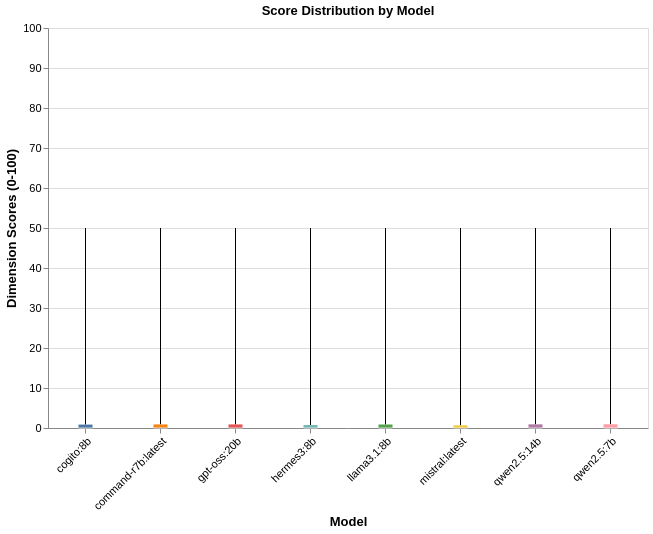

Write a Vega-Lite specification for this figure.
### Vega-Lite specification from a JSON file in a GitHub repository (floating-point values rounded to 4 significant figures)
{"$schema": "https://vega.github.io/schema/vega-lite/v5.json", "title": "Score Distribution by Model", "width": 600, "height": 400, "config": {"axis": {"labelFontSize": 11, "titleFontSize": 13}, "legend": {"labelFontSize": 11, "titleFontSize": 12}}, "data": {"values": [{"model": "qwen2.5:7b", "dimension": "revisionQuality", "score": 0}, {"model": "qwen2.5:7b", "dimension": "titleQuality", "score": 0.9261}, {"model": "qwen2.5:7b", "dimension": "contextQuality", "score": 0}, {"model": "qwen2.5:7b", "dimension": "instructionFollowing", "score": 0}, {"model": "qwen2.5:7b", "dimension": "efficiency", "score": 50}, {"model": "qwen2.5:14b", "dimension": "revisionQuality", "score": 0}, {"model": "qwen2.5:14b", "dimension": "titleQuality", "score": 0.9139}, {"model": "qwen2.5:14b", "dimension": "contextQuality", "score": 0}, {"model": "qwen2.5:14b", "dimension": "instructionFollowing", "score": 0}, {"model": "qwen2.5:14b", "dimension": "efficiency", "score": 50}, {"model": "gpt-oss:20b", "dimension": "revisionQuality", "score": 0}, {"model": "gpt-oss:20b", "dimension": "titleQuality", "score": 0.9009}, {"model": "gpt-oss:20b", "dimension": "contextQuality", "score": 0}, {"model": "gpt-oss:20b", "dimension": "instructionFollowing", "score": 0}, {"model": "gpt-oss:20b", "dimension": "efficiency", "score": 50}, {"model": "command-r7b:latest", "dimension": "revisionQuality", "score": 0}, {"model": "command-r7b:latest", "dimension": "titleQuality", "score": 0.9008}, {"model": "command-r7b:latest", "dimension": "contextQuality", "score": 0}, {"model": "command-r7b:latest", "dimension": "instructionFollowing", "score": 0}, {"model": "command-r7b:latest", "dimension": "efficiency", "score": 50}, {"model": "llama3.1:8b", "dimension": "revisionQuality", "score": 0}, {"model": "llama3.1:8b", "dimension": "titleQuality", "score": 0.8763}, {"model": "llama3.1:8b", "dimension": "contextQuality", "score": 0}, {"model": "llama3.1:8b", "dimension": "instructionFollowing", "score": 0}, {"model": "llama3.1:8b", "dimension": "efficiency", "score": 50}, {"model": "cogito:8b", "dimension": "revisionQuality", "score": 0}, {"model": "cogito:8b", "dimension": "titleQuality", "score": 0.8561}, {"model": "cogito:8b", "dimension": "contextQuality", "score": 0}, {"model": "cogito:8b", "dimension": "instructionFollowing", "score": 0}, {"model": "cogito:8b", "dimension": "efficiency", "score": 50}, {"model": "hermes3:8b", "dimension": "revisionQuality", "score": 0}, {"model": "hermes3:8b", "dimension": "titleQuality", "score": 0.7368}, {"model": "hermes3:8b", "dimension": "contextQuality", "score": 0}, {"model": "hermes3:8b", "dimension": "instructionFollowing", "score": 0}, {"model": "hermes3:8b", "dimension": "efficiency", "score": 50}, {"model": "mistral:latest", "dimension": "revisionQuality", "score": 0}, {"model": "mistral:latest", "dimension": "titleQuality", "score": 0.6589}, {"model": "mistral:latest", "dimension": "contextQuality", "score": 0}, {"model": "mistral:latest", "dimension": "instructionFollowing", "score": 0}, {"model": "mistral:latest", "dimension": "efficiency", "score": 50}]}, "mark": {"type": "boxplot", "extent": "min-max"}, "encoding": {"x": {"field": "model", "type": "nominal", "axis": {"title": "Model", "labelAngle": -45}}, "y": {"field": "score", "type": "quantitative", "axis": {"title": "Dimension Scores (0-100)"}, "scale": {"domain": [0, 100]}}, "color": {"field": "model", "type": "nominal", "legend": null}, "tooltip": [{"field": "model", "type": "nominal", "title": "Model"}, {"field": "score", "type": "quantitative", "title": "Score", "format": ".1f"}]}}
